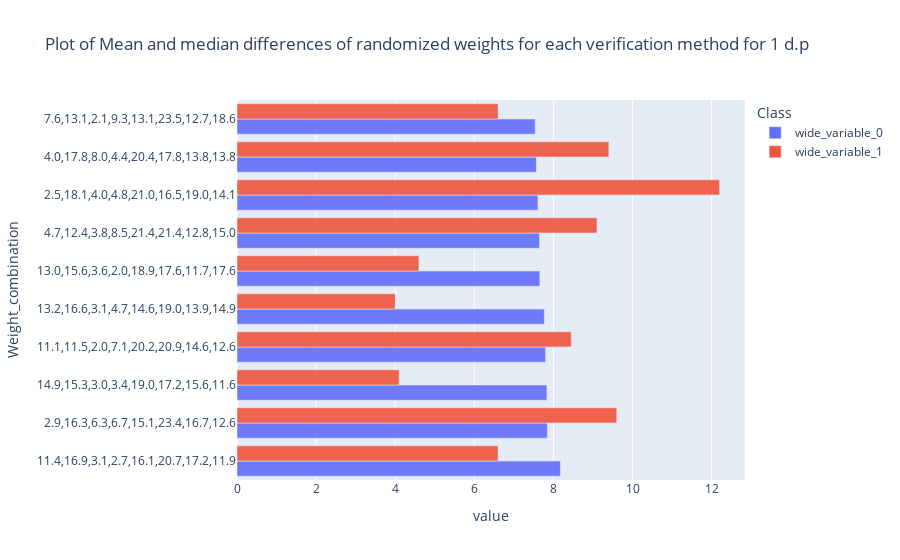

Notebook cell for this chart:
### Code cell
barchart

### Figure 1 — Plotly figure (JSON) as saved in the notebook; plotly's stock layout.template omitted (floating-point values rounded to 4 significant figures)
{"data": [{"alignmentgroup": "True", "hovertemplate": "Class=wide_variable_0<br>value=%{x}<br>Weight_combination=%{y}<extra></extra>", "legendgroup": "wide_variable_0", "marker": {"color": "#636efa", "opacity": 0.9, "pattern": {"shape": ""}}, "name": "wide_variable_0", "offsetgroup": "wide_variable_0", "orientation": "h", "showlegend": true, "textposition": "auto", "type": "bar", "x": [8.176, 7.845, 7.835, 7.801, 7.77, 7.656, 7.648, 7.608, 7.568, 7.538], "xaxis": "x", "y": ["11.4,16.9,3.1,2.7,16.1,20.7,17.2,11.9", "2.9,16.3,6.3,6.7,15.1,23.4,16.7,12.6", "14.9,15.3,3.0,3.4,19.0,17.2,15.6,11.6", "11.1,11.5,2.0,7.1,20.2,20.9,14.6,12.6", "13.2,16.6,3.1,4.7,14.6,19.0,13.9,14.9", "13.0,15.6,3.6,2.0,18.9,17.6,11.7,17.6", "4.7,12.4,3.8,8.5,21.4,21.4,12.8,15.0", "2.5,18.1,4.0,4.8,21.0,16.5,19.0,14.1", "4.0,17.8,8.0,4.4,20.4,17.8,13.8,13.8", "7.6,13.1,2.1,9.3,13.1,23.5,12.7,18.6"], "yaxis": "y"}, {"alignmentgroup": "True", "hovertemplate": "Class=wide_variable_1<br>value=%{x}<br>Weight_combination=%{y}<extra></extra>", "legendgroup": "wide_variable_1", "marker": {"color": "#EF553B", "opacity": 0.9, "pattern": {"shape": ""}}, "name": "wide_variable_1", "offsetgroup": "wide_variable_1", "orientation": "h", "showlegend": true, "textposition": "auto", "type": "bar", "x": [6.6, 9.6, 4.1, 8.45, 4, 4.6, 9.1, 12.2, 9.4, 6.6], "xaxis": "x", "y": ["11.4,16.9,3.1,2.7,16.1,20.7,17.2,11.9", "2.9,16.3,6.3,6.7,15.1,23.4,16.7,12.6", "14.9,15.3,3.0,3.4,19.0,17.2,15.6,11.6", "11.1,11.5,2.0,7.1,20.2,20.9,14.6,12.6", "13.2,16.6,3.1,4.7,14.6,19.0,13.9,14.9", "13.0,15.6,3.6,2.0,18.9,17.6,11.7,17.6", "4.7,12.4,3.8,8.5,21.4,21.4,12.8,15.0", "2.5,18.1,4.0,4.8,21.0,16.5,19.0,14.1", "4.0,17.8,8.0,4.4,20.4,17.8,13.8,13.8", "7.6,13.1,2.1,9.3,13.1,23.5,12.7,18.6"], "yaxis": "y"}], "layout": {"barmode": "group", "legend": {"title": {"text": "Class"}, "tracegroupgap": 0}, "title": {"text": "Plot of Mean and median differences of randomized weights for each verification method for 1 d.p"}, "xaxis": {"anchor": "y", "domain": [0, 1], "title": {"text": "value"}}, "yaxis": {"anchor": "x", "domain": [0, 1], "title": {"text": "Weight_combination"}}}}
